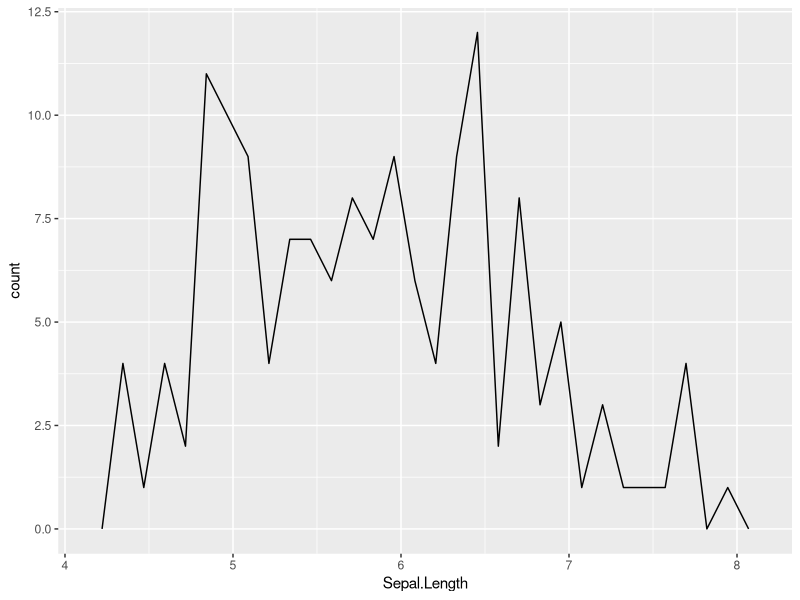
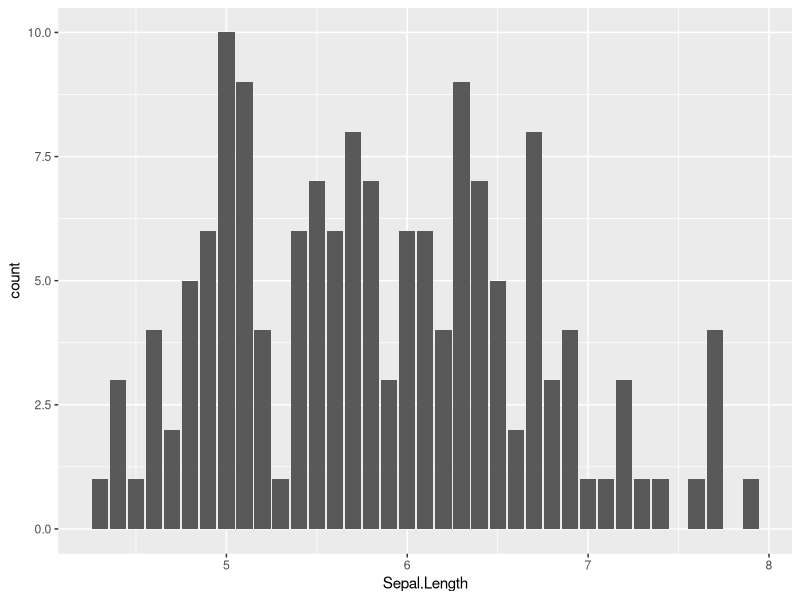
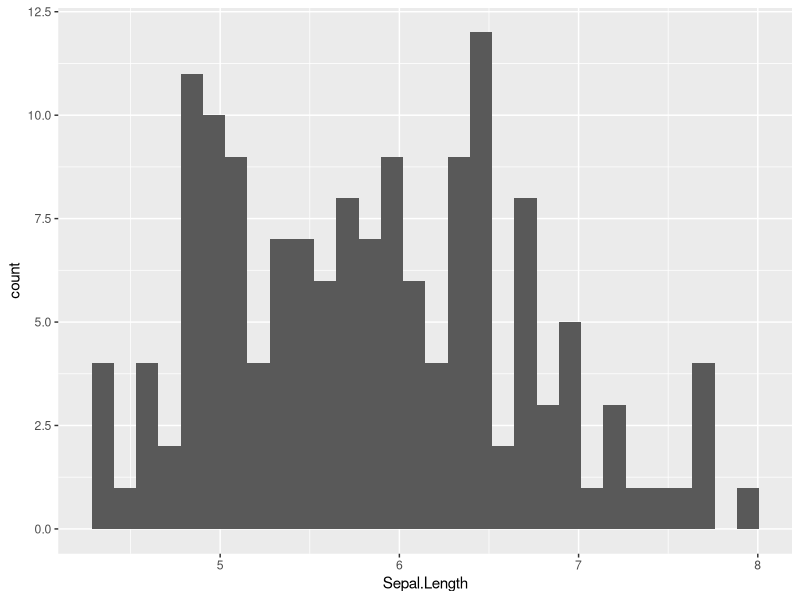
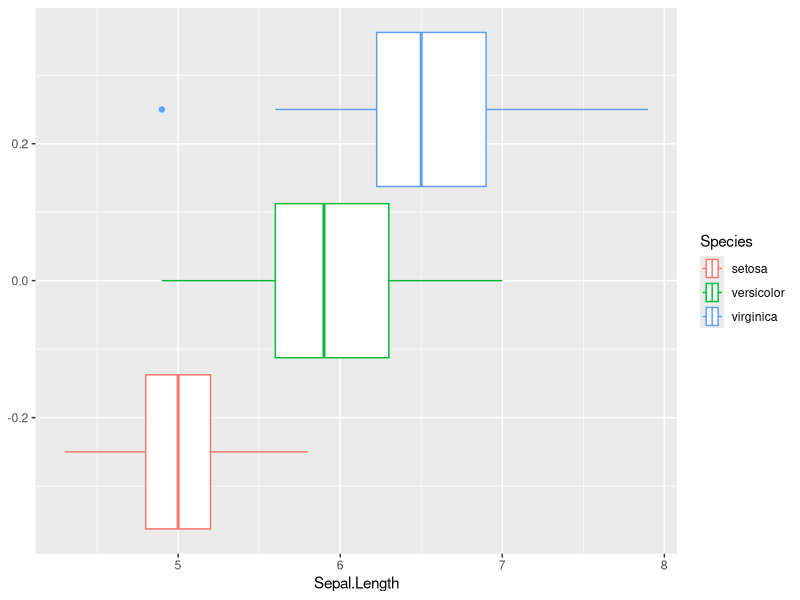

R code for these plots, in order:
## ---- chunk 1
#| echo: false
#| message: false
#| warning: false
pkg_chk <- function(pkg) {
  if(!require(pkg, character.only = TRUE, quietly = TRUE)) install.packages(pkg, quiet = TRUE)
  
  library(pkg, character.only = TRUE)
}

pkg_chk("ggplot2")
pkg_chk("tidyverse")
## ---- chunk 2
stem(iris$Sepal.Length)
## ---- chunk 3
ggplot(data = iris, aes(x = Sepal.Length)) +
  geom_freqpoly()
## ---- chunk 4
ggplot(data = iris, aes(x = Sepal.Length)) + 
  geom_bar()
## ---- chunk 5
ggplot(data = iris, aes(x = Sepal.Length)) + 
  geom_histogram()
## ---- chunk 6
summary(iris$Sepal.Length)
## ---- chunk 7
quantile(iris$Sepal.Length, probs = .75)
## ---- chunk 8
IQR(iris$Sepal.Length)

quantile(iris$Sepal.Length, probs = .25)
## ---- chunk 9
library(ggplot2)
ggplot(data = iris, aes(x = Sepal.Length)) + 
  geom_boxplot(aes(color = Species))
## ---- chunk 10
sd(iris$Sepal.Length)
